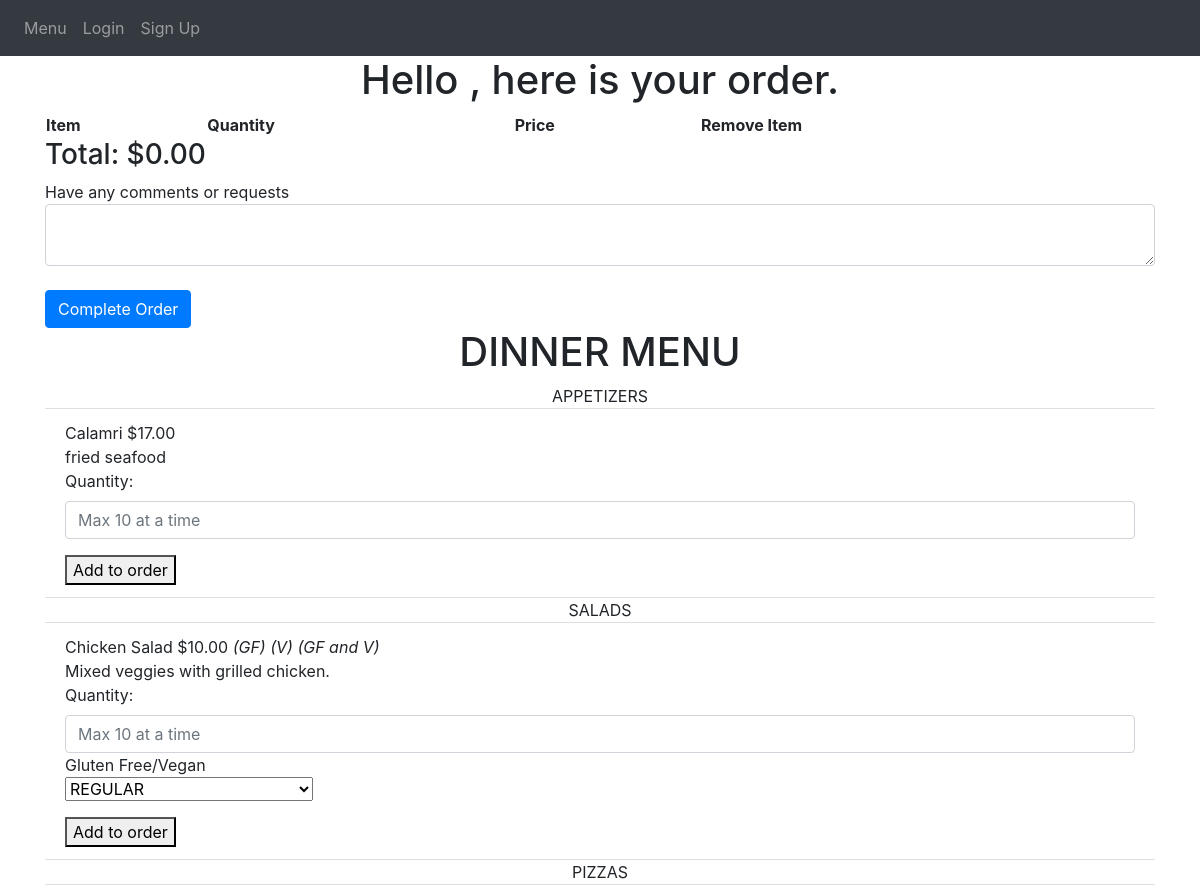
Before: /refresh-order (upper part) with the older database file.
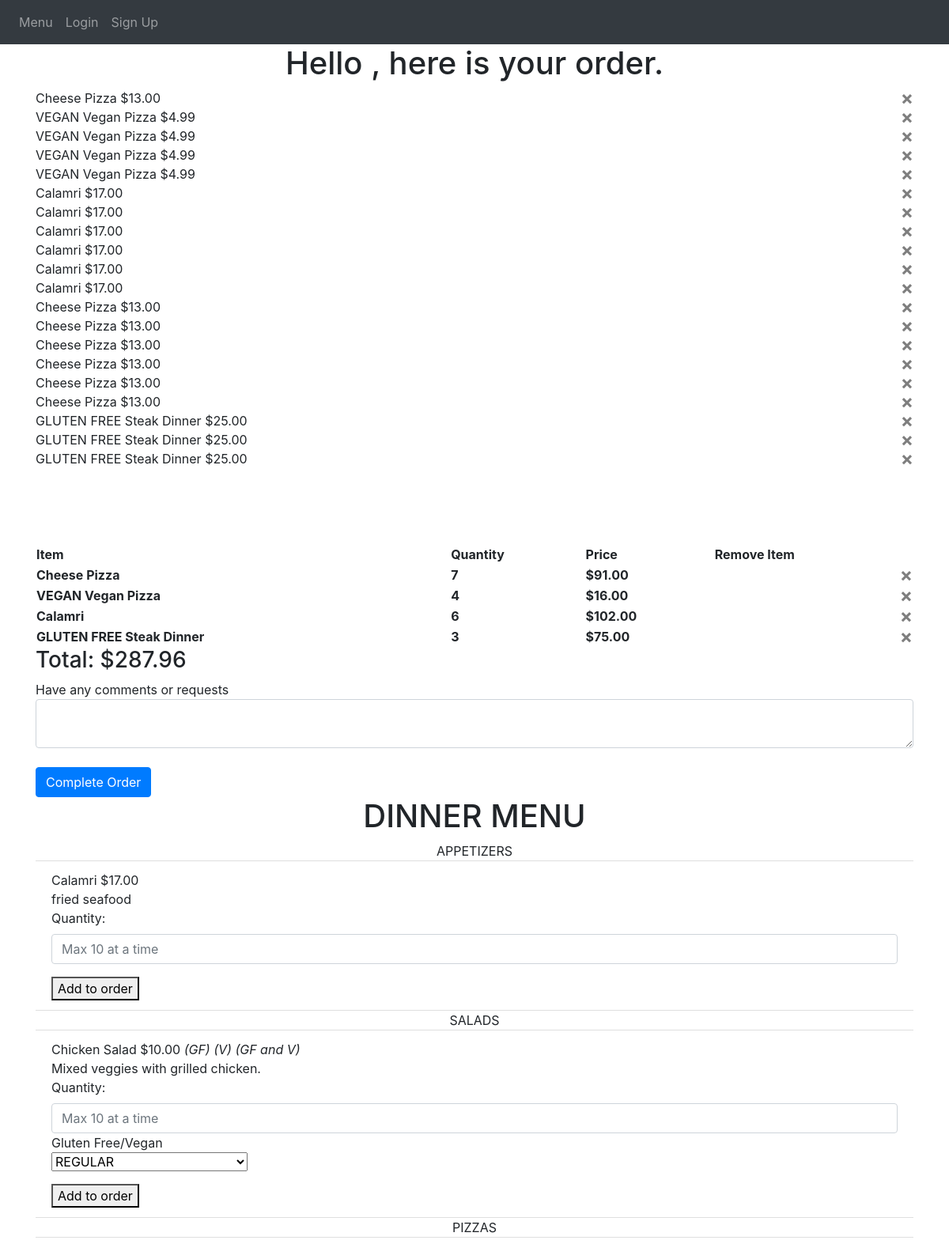
After: the same page with the newer database file.
### avanzareApp/models.py (models this page shows)
class Order(db.Model):
    id = db.Column(db.Integer, primary_key=True)
    name = db.Column(db.String(150))
    comment = db.Column(db.String(10000))
    total = db.Column(db.Float)
    date = db.Column(db.DateTime(timezone=True), default=func.now())
    user_id = db.Column(db.Integer, db.ForeignKey('user.id'))
    is_active = db.Column(db.String(10))
    items = db.relationship('Menu_order')

class Menu(db.Model):
    id = db.Column(db.Integer, primary_key=True)
    name = db.Column(db.String(150), unique=True)
    price = db.Column(db.String(150))
    description = db.Column(db.String(10000))
    menu_type = db.Column(db.String(150))
    gluten_free = db.Column(db.String(150))
    vegan = db.Column(db.String(150))
    date = db.Column(db.DateTime(timezone=True), default=func.now())
    user_id = db.Column(db.Integer, db.ForeignKey('user.id'))

class Menu_order(db.Model):
    id = db.Column(db.Integer, primary_key=True)
    name = db.Column(db.String(150))
    price = db.Column(db.String(150))
    description = db.Column(db.String(10000))
    menu_type = db.Column(db.String(150))
    gluten_free = db.Column(db.String(150))
    vegan = db.Column(db.String(150))
    date = db.Column(db.DateTime(timezone=True), default=func.now())
    order_id = db.Column(db.Integer, db.ForeignKey('order.id'))

### avanzareApp/views.py (the view, shortened to what this page needs)
@views.route('/refresh-order', methods=['GET', 'POST'])
def refresh_order():
    new_order = db.session.query(Order).order_by(Order.id.desc()).first()
    user = User.query.filter(User.email == 'headChef@gmail.com').first()
    items = Menu.query.filter_by(user_id=user.id).order_by(Menu.name).all()
    return render_template("order.html", items=items, new_order=new_order, user=current_user)

### avanzareApp/templates/order.html (shortened to what this page needs)
{% extends "base.html" %} {% block title %}Home{% endblock %}
{% block content %}
    <h1 align="center"> Hello {{ user.first_name }}, here is your order. </h1>
{% for item in new_order.items %}
    {{ item.name }}
    {% set tmp = "$" + (item.price | string) %}
    {{ tmp }}
    <button type="button" class="close" onClick="deleteOrderItem({{ item.id }})">
        <span aria-hidden="true">&times;</span>
    </button>
    <br />
{% endfor %}
{% set lst =  [] %}
<table style="width:100%">
          <tr>
              <th>Item</th>
              <th>Quantity</th>
              <th>Price</th>
              <th>Remove Item</th>
          </tr>
{% for item in new_order.items %}
    {% set count = namespace(value=0) %}
    {% set print_once = 1 %}
    {% if item.name not in lst %}
        {% for item_count in new_order.items %}
            {% if item.name == item_count.name %}
                {% set count.value = count.value + 1 %}
            {% endif %}
        {% endfor %}
        {% if print_once == 1 %}
            <tr>
            <th>{{ item.name }}</th>
            <th>{{ count.value }}</th>
            {% set tmp = (item.price | int) %}
            <th>{{ "${:,.2f}".format(count.value * tmp) }}</th>
                <th>
                <button type="button" class="close" onClick="deleteOrderItem({{ item.id }})">
                    <span aria-hidden="true">&times;</span>
                </button>
                </th>
            </tr>
        <br />
        {% endif %}
        {% set print_once = 1 %}
    {% endif %}
{% endfor %}
</table>
{% if "${:,.2f}".format(new_order.total) == "$-0.00" %}
   <h3>Total: $0.00</h3>
{% else %}
    <h3>Total: {{ "${:,.2f}".format(new_order.total) }}</h3>
{% endif %}
<form method="POST">
    <div>Have any comments or requests</div>
    <textarea name="comment" id="comment" class="form-control"></textarea>
    <br />
    <button type="submit" class="btn btn-primary">Complete Order</button>
</form>
    <h1 align="center"> DINNER MENU </h1>
        <ul class="list-group list-group-flush" id="items">
            {% set gf = "(GF)" %}
            {% set v = "(V)" %}
            {% set gfv = "(GF and V)" %}
            {% set print_once = 1 %}
            {% for menu in ["APPETIZERS", "SALADS", "PIZZAS", "PASTAS", "ENTREES", "SIDES", "DESSERT MENU", "AFTER DINNER DRINKS", "COCKTAILS", "BOTTLE", "DRAFT"] %}
                {% if print_once == 1 %}
                    {% if menu == "DESSERT MENU" %}
                        <h1 align="center"> DESSERTS </h1>
                        {% set print_once = 0 %}
                    {% elif menu == "AFTER DINNER DRINKS" %}
                        <h1 align="center"> AFTER DINNER DRINKS </h1>
                        {% set print_once = 0 %}
                    {% elif menu == "COCKTAILS" %}
                        <h1 align="center"> COCKTAILS </h1>
                        {% set print_once = 0 %}
                    {% elif menu == "BOTTLE" %}
                        <h1 align="center"> BEER </h1>
                        <div align="center">{{ menu }}</div>
                        {% set print_once = 0 %}
                    {% else %}
                        <div align="center">{{ menu }}</div>
                        {% set print_once = 0 %}
                    {% endif %}
                {% endif %}
              {% for item in items %}
                    {% if item.menu_type == menu %}
                      <li class="list-group-item">
                          {{ item.name }}
                          {% set tmp = "$" + (item.price | string) %}
                          {{ tmp }}
                          {% if item.gluten_free == "GLUTEN FREE" %}
                            <i>{{ gf }}</i>
                          {% endif %}
                          {% if item.vegan == "VEGAN" %}
                              <i>{{ v }}</i>
                          {% endif %}
                          {% if (item.gluten_free == "GLUTEN FREE") and (item.vegan == "VEGAN") %}
                              <i>{{ gfv }}</i>
                          {% endif %}
                          <br />
                          {{ item.description }}
                          <br />
                          <form action="/add-to-order/{{ new_order.id }}" method="POST">
                              <div class="form-group">
                                    <label for="quantity">Quantity: </label>
                                    <input
                                            type="quantity"
                                            class="form-control"
                                            id="quantity"
                                            name="quantity"
                                            placeholder="Max 10 at a time"
                                    />
                                  {% if (item.gluten_free == "GLUTEN FREE") or (item.vegan == "VEGAN") %}
                                    <div>Gluten Free/Vegan</div>
                                    <select class="selectpicker" type="dish_accommodation" id="dish_accommodation" name="dish_accommodation">
                                      <optgroup label="CHOOSE ONE" >
                                          <option>REGULAR</option>
                                      </optgroup>
                                    </select>
                                  {% endif %}
                              </div>
                              <button>Add to order</button>
                          </form>
                      </li>
                    {% endif %}
              {% endfor %}
            {% set print_once = 1 %}
            {% endfor %}
        </ul>
{% endblock %}

### avanzareApp/templates/base.html (shortened to what this page needs)
<!DOCTYPE html>
<html lang="en">
<head>
    <link
      rel="stylesheet"
      href="https://stackpath.bootstrapcdn.com/bootstrap/4.4.1/css/bootstrap.min.css"
    />
    <link
      rel="stylesheet"
      href="https://stackpath.bootstrapcdn.com/font-awesome/4.7.0/css/font-awesome.min.css"
    />
    <link rel="stylesheet" href="style.css">
</head>
<body>
    <nav class="navbar navbar-expand-lg navbar-dark bg-dark">
        <div class="collapse navbar-collapse" id="navbar">
            <div class="navbar-nav">
                {% if user.is_authenticated %}
                    {% if user.email == "headChef@gmail.com" %}
                        <a class="nav-item nav-link" id="edit_menu" href="/add-menu-item">Edit Menu</a>
                        <a class="nav-item nav-link" id="view_orders" href="/view-orders">View Orders</a>
                    {% endif %}
                    <a class="nav-item nav-link" id="home" href="/">Home</a>
                    <a class="nav-item nav-link" id="user_home" href="/user_home">User Home</a>
                    <a class="nav-item nav-link" id="order" href="/order">Order</a>
                    <a class="nav-item nav-link" id="logout" href="/logout">Logout</a>
                {% else %}
                    <a class="nav-item nav-link" id="menu" href="/start_page">Menu</a>
                    <a class="nav-item nav-link" id="login" href="/login">Login</a>
                    <a class="nav-item nav-link" id="signup" href="/sign-up">Sign Up</a>
                {% endif %}
            </div>
        </div>
    </nav>
    <div class="container">
    {% block content %}
    {% endblock %}
    </div>
</body>
</html>

Changed rows visible on the page:
no longer on this page (row edited): Order: total "$0.00"
added Menu_order: name "Cheese Pizza", tmp "$13.00", value "7", value "$91.00"
added Menu_order: name "VEGAN Vegan Pizza", tmp "$4.99", value "4", value "$16.00"
added Menu_order: name "VEGAN Vegan Pizza", tmp "$4.99", shown under "Hello , here is your order."
added Menu_order: name "VEGAN Vegan Pizza", tmp "$4.99", shown under "Hello , here is your order."
added Menu_order: name "VEGAN Vegan Pizza", tmp "$4.99", shown under "Hello , here is your order."
added Menu_order: name "Calamri", tmp "$17.00", value "6", value "$102.00"
added Menu_order: name "Calamri", tmp "$17.00", shown under "Hello , here is your order."
added Menu_order: name "Calamri", tmp "$17.00", shown under "Hello , here is your order."
added Menu_order: name "Calamri", tmp "$17.00", shown under "Hello , here is your order."
added Menu_order: name "Calamri", tmp "$17.00", shown under "Hello , here is your order."
added Menu_order: name "Calamri", tmp "$17.00", shown under "Hello , here is your order."
added Menu_order: name "Cheese Pizza", tmp "$13.00", shown under "Hello , here is your order."
added Menu_order: name "Cheese Pizza", tmp "$13.00", shown under "Hello , here is your order."
added Menu_order: name "Cheese Pizza", tmp "$13.00", shown under "Hello , here is your order."
added Menu_order: name "Cheese Pizza", tmp "$13.00", shown under "Hello , here is your order."
added Menu_order: name "Cheese Pizza", tmp "$13.00", shown under "Hello , here is your order."
added Menu_order: name "Cheese Pizza", tmp "$13.00", shown under "Hello , here is your order."
added Menu_order: name "GLUTEN FREE Steak Dinner", tmp "$25.00", value "3", value "$75.00"
added Menu_order: name "GLUTEN FREE Steak Dinner", tmp "$25.00", shown under "Hello , here is your order."
added Menu_order: name "GLUTEN FREE Steak Dinner", tmp "$25.00", shown under "Hello , here is your order."
added Order: total "$287.96"
